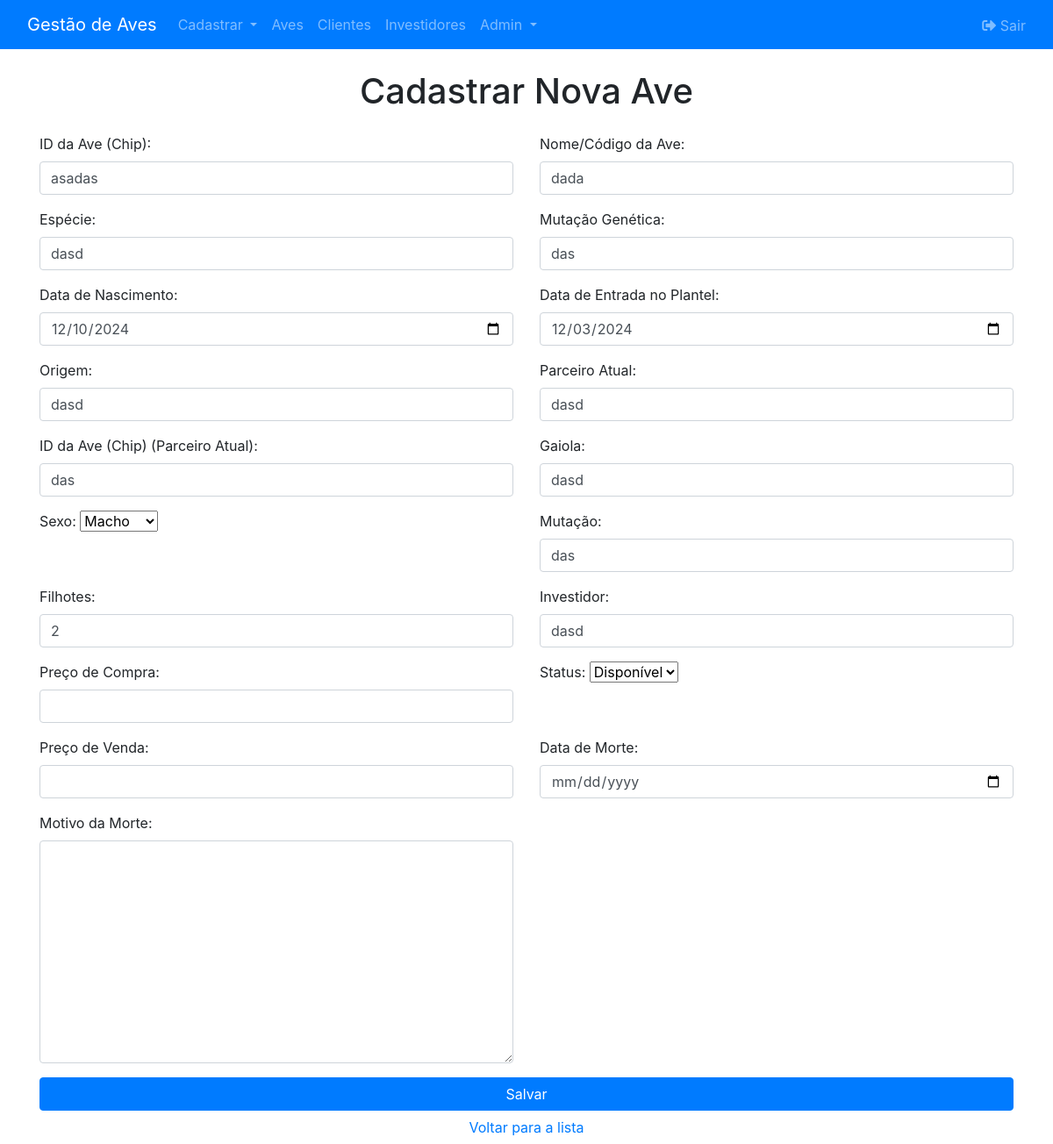
The page /editar/2/ (signed in) on the database its author committed.
### aves/models.py (models this page shows, shortened)
class Ave(models.Model):
    id_chip = models.CharField(max_length=100, unique=True)  # ID da Ave (Chip)
    nome = models.CharField(max_length=100, blank=True, null=True)  # Nome/Código da Ave
    especie = models.CharField(max_length=100)  # Espécie
    mutacao_genetica = models.CharField(max_length=100, blank=True, null=True)  # Mutação Genética
    data_nascimento = models.DateField(blank=True, null=True)  # Data de nascimento
    data_entrada = models.DateField(blank=True, null=True)  # Data de entrada no plantel
    origem = models.CharField(max_length=100, blank=True, null=True)  # Origem
    parceiro_atual = models.CharField(max_length=100, blank=True, null=True)  # Parceiro Atual
    id_chip_parceiro = models.CharField(max_length=100, blank=True, null=True)  # ID da Ave do Parceiro Atual
    gaiola = models.CharField(max_length=100, blank=True, null=True)  # Gaiola
    sexo = models.CharField(max_length=10, choices=[('Macho', 'Macho'), ('Fêmea', 'Fêmea')])  # Sexo
    mutacao = models.CharField(max_length=100, blank=True, null=True)  # Mutação
    filhotes = models.IntegerField(default=0)  # Filhotes
    investidor = models.CharField(max_length=255, blank=True, null=True)  # Investidores
    preco_compra = models.DecimalField(max_digits=10, decimal_places=2, blank=True, null=True)  # Preço de Compra
    status = models.CharField(max_length=10, choices=[('Disponível', 'Disponível'), ('Vendida', 'Vendida'), ('Morte', 'Morte')], default='Disponível')  # Status
    preco_venda = models.DecimalField(max_digits=10, decimal_places=2, blank=True, null=True)  # Preço de Venda
    data_morte = models.DateField(blank=True, null=True)  # Data da Morte
    motivo_morte = models.TextField(blank=True, null=True)  # Motivo da Morte

### aves/views.py (the view)
# urls.py: path('editar/<int:id>/', views.editar_ave, name='editar_ave'),
@login_required
def editar_ave(request, id):
    ave = get_object_or_404(Ave, id=id)
    if request.method == 'POST':
        form = AveForm(request.POST, instance=ave)
        if form.is_valid():
            form.save()
            messages.success(request, 'Ave atualizada com sucesso!')
            return redirect('listar_aves')
        else:
            messages.error(request, 'Erro ao atualizar ave. Verifique os dados e tente novamente.')
    else:
        form = AveForm(instance=ave)
    return render(request, 'aves/cadastrar_ave.html', {'form': form})

### aves/forms.py
class AveForm(forms.ModelForm):
    class Meta:
        model = Ave
        fields = [
            'id_chip', 'nome', 'especie', 'mutacao_genetica', 'data_nascimento',
            'data_entrada', 'origem', 'parceiro_atual', 'id_chip_parceiro',
            'gaiola', 'sexo', 'mutacao', 'filhotes', 'investidor', 'preco_compra',
            'status', 'preco_venda', 'data_morte', 'motivo_morte'
        ]
        widgets = {
            'data_nascimento': DateInput(),
            'data_entrada': DateInput(),
            'data_morte': DateInput(),
        }

### aves/templatetags/form_tags.py (called while the page is built)
@register.filter(name='add_class')
def add_class(field, css_class):
    return field.as_widget(attrs={"class": css_class})

### aves/templates/aves/cadastrar_ave.html (shortened to what this page needs)
{% extends 'base.html' %}
{% load form_tags %}
{% block content %}
<h1 class="text-center mb-4">Cadastrar Nova Ave</h1>
<form method="post" class="row g-3">
    <div class="col-md-6">
        <div class="form-group">
            <label for="id_chip" class="form-label">ID da Ave (Chip):</label>
            {{ form.id_chip|add_class:"form-control" }}
        </div>
    </div>
    <div class="col-md-6">
        <div class="form-group">
            <label for="nome" class="form-label">Nome/Código da Ave:</label>
            {{ form.nome|add_class:"form-control" }}
        </div>
    </div>
    <div class="col-md-6">
        <div class="form-group">
            <label for="especie" class="form-label">Espécie:</label>
            {{ form.especie|add_class:"form-control" }}
        </div>
    </div>
    <div class="col-md-6">
        <div class="form-group">
            <label for="mutacao_genetica" class="form-label">Mutação Genética:</label>
            {{ form.mutacao_genetica|add_class:"form-control" }}
        </div>
    </div>
    <div class="col-md-6">
        <div class="form-group">
            <label for="data_nascimento" class="form-label">Data de Nascimento:</label>
            {{ form.data_nascimento|add_class:"form-control" }}
        </div>
    </div>
    <div class="col-md-6">
        <div class="form-group">
            <label for="data_entrada" class="form-label">Data de Entrada no Plantel:</label>
            {{ form.data_entrada|add_class:"form-control" }}
        </div>
    </div>
    <div class="col-md-6">
        <div class="form-group">
            <label for="origem" class="form-label">Origem:</label>
            {{ form.origem|add_class:"form-control" }}
        </div>
    </div>
    <div class="col-md-6">
        <div class="form-group">
            <label for="parceiro_atual" class="form-label">Parceiro Atual:</label>
            {{ form.parceiro_atual|add_class:"form-control" }}
        </div>
    </div>
    <div class="col-md-6">
        <div class="form-group">
            <label for="id_chip_parceiro" class="form-label">ID da Ave (Chip) (Parceiro Atual):</label>
            {{ form.id_chip_parceiro|add_class:"form-control" }}
        </div>
    </div>
    <div class="col-md-6">
        <div class="form-group">
            <label for="gaiola" class="form-label">Gaiola:</label>
            {{ form.gaiola|add_class:"form-control" }}
        </div>
    </div>
    <div class="col-md-6">
        <div class="form-group">
            <label for="sexo" class="form-label">Sexo:</label>
            {{ form.sexo|add_class:"form-select" }}
        </div>
    </div>
    <div class="col-md-6">
        <div class="form-group">
            <label for="mutacao" class="form-label">Mutação:</label>
            {{ form.mutacao|add_class:"form-control" }}
        </div>
    </div>
    <div class="col-md-6">
        <div class="form-group">
            <label for="filhotes" class="form-label">Filhotes:</label>
            {{ form.filhotes|add_class:"form-control" }}
        </div>
    </div>
    <div class="col-md-6">
        <div class="form-group">
            <label for="investidor" class="form-label">Investidor:</label>
            {{ form.investidor|add_class:"form-control" }}
        </div>
    </div>
    <div class="col-md-6">
        <div class="form-group">
            <label for="preco_compra" class="form-label">Preço de Compra:</label>
            {{ form.preco_compra|add_class:"form-control" }}
        </div>
    </div>
    <div class="col-md-6">
        <div class="form-group">
            <label for="status" class="form-label">Status:</label>
            {{ form.status|add_class:"form-select" }}
        </div>
    </div>
    <div class="col-md-6">
        <div class="form-group">
            <label for="preco_venda" class="form-label">Preço de Venda:</label>
            {{ form.preco_venda|add_class:"form-control" }}
        </div>
    </div>
    <div class="col-md-6">
        <div class="form-group">
            <label for="data_morte" class="form-label">Data de Morte:</label>
            {{ form.data_morte|add_class:"form-control" }}
        </div>
    </div>
    <div class="col-md-6">
        <div class="form-group">
            <label for="motivo_morte" class="form-label">Motivo da Morte:</label>
            {{ form.motivo_morte|add_class:"form-control" }}
        </div>
    </div>
    <div class="col-12">
        <button type="submit" class="btn btn-primary w-100">Salvar</button>
    </div>
    <div class="col-12 text-center">
        <a href="{% url 'listar_aves' %}" class="btn btn-link">Voltar para a lista</a>
    </div>
</form>
{% endblock %}

### rows shown on the page
Ave: id_chip "asadas", nome "dada", especie "dasd", mutacao_genetica "das", data_nascimento "12/10/2024", data_entrada "12/03/2024", origem "dasd", parceiro_atual "dasd", id_chip_parceiro "das", gaiola "dasd", sexo "Macho", mutacao "das", filhotes "2", investidor "dasd", status "Disponível"
